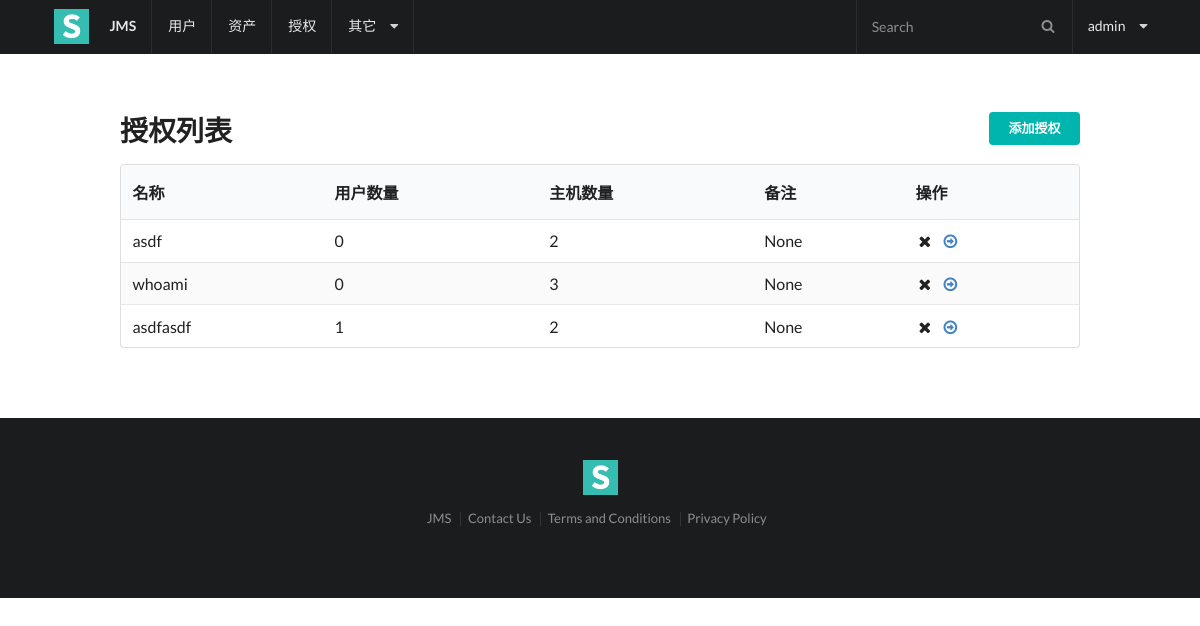
Page /perms/ (signed in) on the earlier database version.
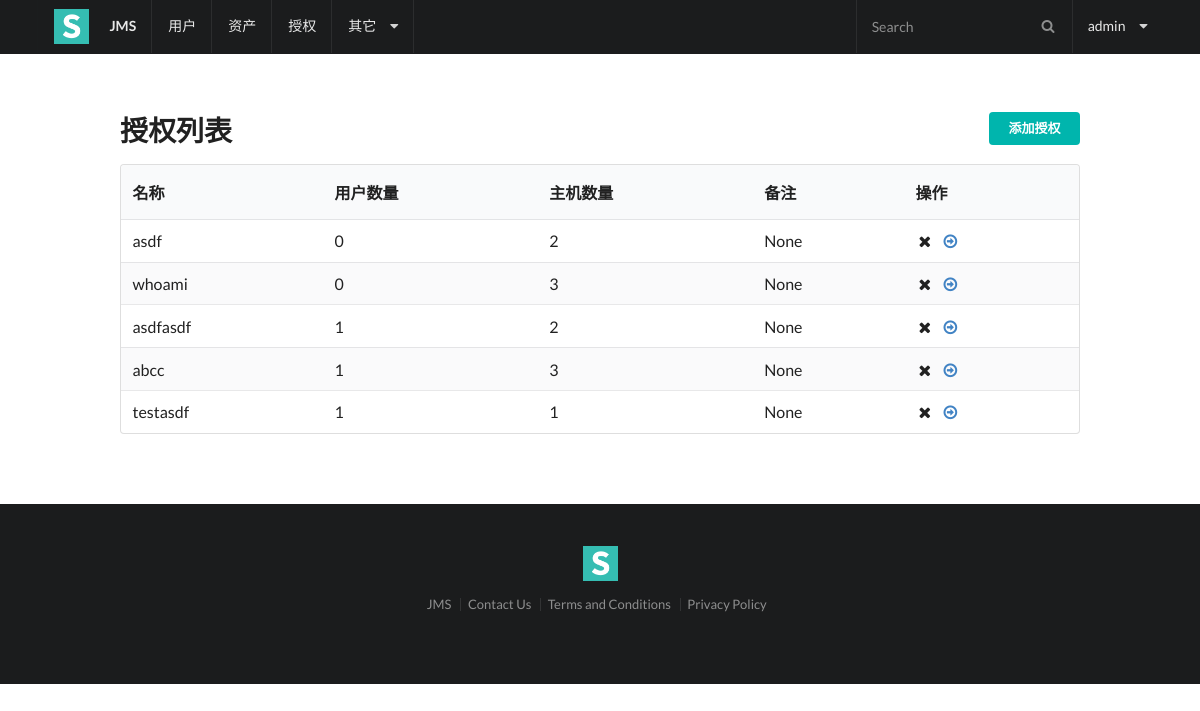
Same page on the later database version.
### perms/models.py (models this page shows, shortened)
class Perm(models.Model):
    name = models.CharField(max_length=64, verbose_name="名称")
    user = models.ManyToManyField(settings.AUTH_USER_MODEL, verbose_name='用户')
    asset = models.ManyToManyField(Asset, verbose_name='资产')
    comment = models.CharField(max_length=128, blank=True, null=True)
    date_add = models.DateTimeField(auto_now_add=True)

### perms/views.py (the view)
class PermListView(LoginRequiredMixin, ListView):
    model = Perm
    template_name = "perms/list.html"
    form = PermForm()
    def get_context_data(self, **kwargs):
        context = super(PermListView, self).get_context_data(**kwargs)
        context['form'] = self.form
        return context

### perms/forms.py
class PermForm(ModelForm):
    class Meta:
        model = Perm
        fields = '__all__'

### assets/models.py (called while the page is built)
    def __str__(self):
        return self.hostname

### users/models.py (called while the page is built)
    def __str__(self):
        return "%s <%s>" % (self.username, self.name)

### perms/templates/perms/list.html (shortened to what this page needs)
{% extends 'base.html' %}
{% load mytags %}
{% block content %}
    <div class="ui right floated small teal labeled button" id="perm_add_btn">添加授权</div>
    <h1 class="ui header">授权列表</h1>
    <table class="ui striped table">
        <thead>
        <tr>
            <th>名称</th>
            <th>用户数量</th>
            <th>主机数量</th>
            <th>备注</th>
            <th>操作</th>
        </tr>
        </thead>
        <tbody>
        {% for object in object_list %}
            <tr>
                <td>{{ object.name }}</td>
                <td>{{ object.user.count }}</td>
                <td>{{ object.asset.count }}</td>
                <td>{{ object.comment }}</td>
                <td>
                    <i class="perm del remove icon" href="{% url 'perms:del' object.id %}"></i>
                    <a href="{% url 'perms:detail' object.id %}" > <i class="arrow circle outline right icon"></i></a>
                </td>
            </tr>
        {% endfor %}
        </tbody>
    </table>
{% endblock %}

Differences in the rows shown:
added Perm: name "abcc", user.count "1", asset.count "3", comment "None"
added Perm: name "testasdf", user.count "1", asset.count "1", comment "None"
